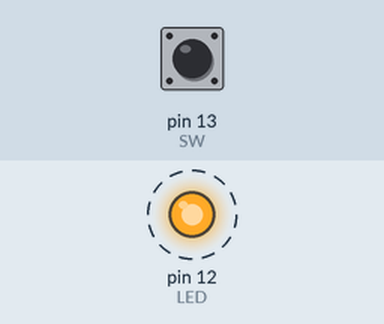
Simulated run of this sketch. Board: Arduino Uno, built with avr-gcc and run on an emulated ATmega328P. Parts: output pins drawn as LEDs (lit = HIGH). Dashed ring = blinking. The inputs (shaded band) are chosen by the test bench; at power-on: pin 13 (SW) LOW. What the sketch prints to the serial monitor is not drawn.

Above: at 0.05 s.
Timing chart, 0 to 3.0 s (numbered marks = the images above):
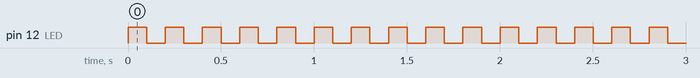

The sketch:

Exercise_f_.ino
```cpp
// PushbuttonControlled.ino
// Check pushbutton state 10 times per second and blink LED when pressed.
// 4105054025、鄭琮寶

const byte SW = 13; // 宣告SW變數
const byte LED = 12; //宣告LED變數

void setup() {
  Serial.begin(9600);    // 設定鮑率
  pinMode(SW, INPUT);    // 將SW腳位輸入
  pinMode(LED, OUTPUT);  // 將LED腳位輸出

}

void loop() {
  boolean val = digitalRead(SW); // 讀取SW腳位的電壓(判斷開啟或關閉)
  if(val){ // 若val值為1的時候執行if條件，否則執行else條件
    Serial.println("SW = 1");  // 在Terminal顯示文字
    digitalWrite(LED, HIGH); // 打開LED腳位，也就是將其電壓變成"HIGH"
    delay(50); // delay 50ms
    digitalWrite(LED, LOW); // 關閉LED腳位，也就是將其電壓變成"LOW"
    delay(50); // delay 50ms
  }else{
    Serial.println("SW = 0"); // 在Terminal顯示文字
    digitalWrite(LED, HIGH); // 打開LED腳位，也就是將其電壓變成"HIGH"
    delay(100); // delay 100ms
    digitalWrite(LED, LOW); // 關閉LED腳位，也就是將其電壓變成"LOW"
    delay(100); // delay 100ms
  }

}
```

Measured:
- by itself, pin 12 (LED): alternates HIGH for 0.10 s and LOW for 0.10 s
